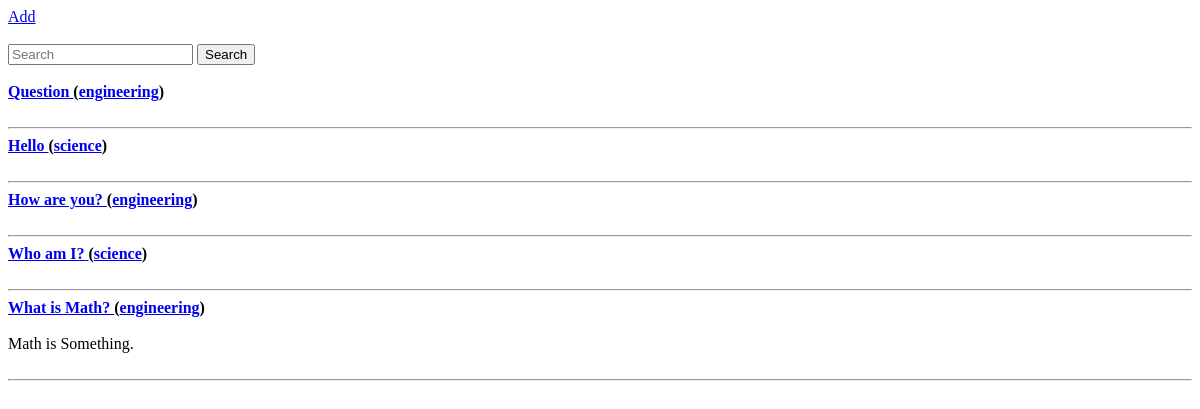
Page /home/ on the earlier database version.
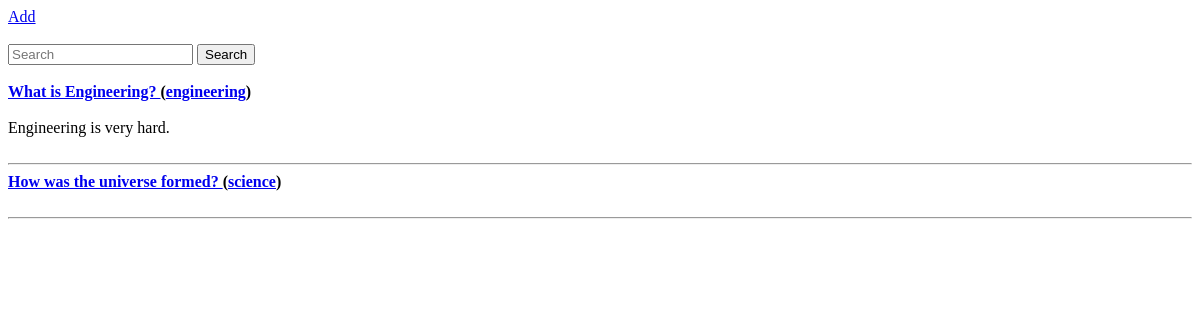
Same page on the later database version.
### home/models.py (models this page shows, shortened)
class Question(models.Model):
	question = models.CharField(max_length = 100)
	date     = models.DateTimeField()
	tag      = models.CharField(max_length=20)
	votes    = models.IntegerField(default = 0)
	def __str__(self):
		return self.question

class Answer(models.Model):
	question  = models.ForeignKey(Question, on_delete=models.CASCADE)
	answer    = models.TextField()
	edit_date = models.DateTimeField()
	votes     = models.IntegerField(default = 0)

### home/views.py (the view)
# urls.py: path('',views.question_list,name='question_list'),
def question_list(request,id=None):
	if 'search' in request.GET:
		search_term   = request.GET['search']
		question_list = Question.objects.filter(question__icontains=search_term)
	else:
		question_list = Question.objects.all().order_by('-votes','-date')
	answer_list       = Answer.objects.all().order_by('-votes','-edit_date')
	content           = {
		"question_list":question_list,
		"answer_list":answer_list,
	}
	return render(request,"home/question_list.html",content)

### home/templates/home/question_list.html
{% extends 'base.html' %}
	{% block content %}
	<a href="{%url 'add_question' %}">Add</a><br><br>
	<form class="form-inline my-2 my-lg-1">
        <input
            class="form-control mr-sm-2"
            type="search"
            placeholder="Search"
            aria-label="Search"
            name='search'
            value="{{search_term}}">
        <button class="btn btn-outline-success my-2 my-sm-0" type="submit">Search</button><br><br>
      </form>
	{%for i in question_list%}
		<b><a href="{%url 'question_detail' i.id %}">{{i}} </a>(<a href="{%url 'tag_filter' i.tag %}">{{i.tag}}</a>)</b>
		<br><br>
		{%for j in answer_list|slice:":1"%}
			{%if i.id == j.question_id%}
				{{j.answer}}
				<br><br>
			{%endif%}
		{%endfor%}
		<hr>
	{%endfor%}
{% endblock %}

### templates/base.html (shortened to what this page needs)
<!DOCTYPE html>
{% load static %}
<html lang="en">
<head>
 </head>
 <body>
  {% block content %}
  {% endblock %}
</body>
</html>

Differences in the rows shown:
removed Question: question "Question", tag "engineering"
removed Question: question "Hello", tag "science"
removed Question: question "How are you?", tag "engineering"
removed Question: question "Who am I?", tag "science"
removed Question: question "What is Math?", tag "engineering"
removed Answer: answer "Math is Something.", shown under "What is Math?"
added Question: question "What is Engineering?", tag "engineering"
added Answer: answer "Engineering is very hard.", shown under "What is Engineering?"
added Question: question "How was the universe formed?", tag "science"
